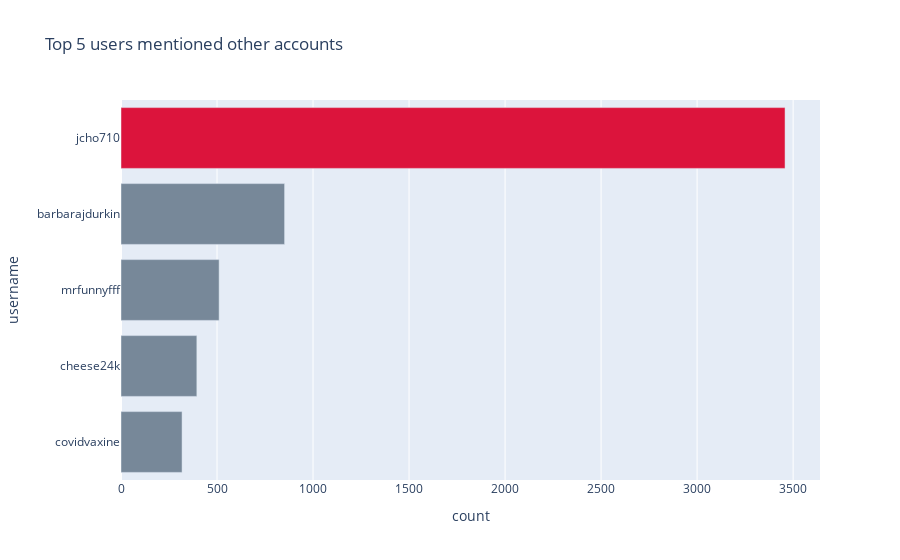

The code cell stored with this chart in its notebook:
### Code cell
colors = ['lightslategray',] * 5
colors[4] = 'crimson'
fig = px.bar(top_5_mention_accounts.sort_values('count'), x='count', y='username', orientation='h', title="Top 5 users mentioned other accounts")
fig.update_layout(yaxis={'categoryorder':'array', 'categoryarray':top_5_mention_accounts.sort_values('count')['username'].tolist()})

fig.update_traces(marker_color=colors)

# fig.update_layout({
#     'plot_bgcolor': 'rgba(0, 0, 0, 0)',
#     'paper_bgcolor': 'rgba(0, 0, 0, 0)',
# })

fig.show()

### Figure 1 — Plotly figure (JSON) as saved in the notebook; plotly's stock layout.template omitted (floating-point values rounded to 4 significant figures)
{"data": [{"alignmentgroup": "True", "hovertemplate": "count=%{x}<br>username=%{y}<extra></extra>", "legendgroup": "", "marker": {"color": ["lightslategray", "lightslategray", "lightslategray", "lightslategray", "crimson"]}, "name": "", "offsetgroup": "", "orientation": "h", "showlegend": false, "textposition": "auto", "type": "bar", "x": [318, 395, 511, 852, 3458], "xaxis": "x", "y": ["covidvaxine", "cheese24k", "mrfunnyfff", "barbarajdurkin", "jcho710"], "yaxis": "y"}], "layout": {"barmode": "relative", "legend": {"tracegroupgap": 0}, "title": {"text": "Top 5 users mentioned other accounts"}, "xaxis": {"anchor": "y", "domain": [0, 1], "title": {"text": "count"}}, "yaxis": {"anchor": "x", "categoryarray": ["covidvaxine", "cheese24k", "mrfunnyfff", "barbarajdurkin", "jcho710"], "categoryorder": "array", "domain": [0, 1], "title": {"text": "username"}}}}
